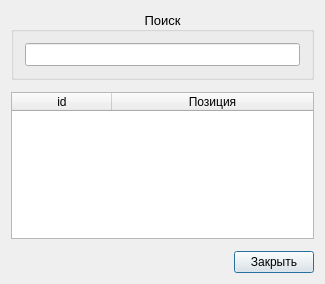
<?xml version="1.0" encoding="UTF-8"?>
<ui version="4.0">
 <class>PositionsForm</class>
 <widget class="QDialog" name="PositionsForm">
  <property name="geometry">
   <rect>
    <x>0</x>
    <y>0</y>
    <width>325</width>
    <height>284</height>
   </rect>
  </property>
  <property name="windowTitle">
   <string>PositionsForm</string>
  </property>
  <layout class="QVBoxLayout" name="verticalLayout">
   <property name="spacing">
    <number>12</number>
   </property>
   <item>
    <widget class="QGroupBox" name="search_GBox">
     <property name="font">
      <font>
       <pointsize>10</pointsize>
      </font>
     </property>
     <property name="title">
      <string>Поиск</string>
     </property>
     <property name="alignment">
      <set>Qt::AlignCenter</set>
     </property>
     <layout class="QHBoxLayout" name="horizontalLayout_2">
      <item>
       <widget class="QLineEdit" name="search_lineEdit">
        <property name="font">
         <font>
          <pointsize>10</pointsize>
         </font>
        </property>
       </widget>
      </item>
     </layout>
    </widget>
   </item>
   <item>
    <widget class="QTableWidget" name="positionsTable">
     <property name="contextMenuPolicy">
      <enum>Qt::CustomContextMenu</enum>
     </property>
     <property name="alternatingRowColors">
      <bool>true</bool>
     </property>
     <property name="selectionMode">
      <enum>QAbstractItemView::SingleSelection</enum>
     </property>
     <property name="selectionBehavior">
      <enum>QAbstractItemView::SelectRows</enum>
     </property>
     <property name="verticalScrollMode">
      <enum>QAbstractItemView::ScrollPerPixel</enum>
     </property>
     <property name="horizontalScrollMode">
      <enum>QAbstractItemView::ScrollPerPixel</enum>
     </property>
     <attribute name="horizontalHeaderStretchLastSection">
      <bool>true</bool>
     </attribute>
     <column>
      <property name="text">
       <string>id</string>
      </property>
     </column>
     <column>
      <property name="text">
       <string>Позиция</string>
      </property>
     </column>
    </widget>
   </item>
   <item>
    <layout class="QHBoxLayout" name="horizontalLayout">
     <item>
      <spacer name="horizontalSpacer">
       <property name="orientation">
        <enum>Qt::Horizontal</enum>
       </property>
       <property name="sizeHint" stdset="0">
        <size>
         <width>40</width>
         <height>20</height>
        </size>
       </property>
      </spacer>
     </item>
     <item>
      <widget class="QPushButton" name="close_btn">
       <property name="text">
        <string>Закрыть</string>
       </property>
      </widget>
     </item>
    </layout>
   </item>
  </layout>
 </widget>
 <layoutdefault spacing="6" margin="11"/>
 <resources/>
 <connections>
  <connection>
   <sender>close_btn</sender>
   <signal>clicked()</signal>
   <receiver>PositionsForm</receiver>
   <slot>close()</slot>
   <hints>
    <hint type="sourcelabel">
     <x>314</x>
     <y>273</y>
    </hint>
    <hint type="destinationlabel">
     <x>295</x>
     <y>271</y>
    </hint>
   </hints>
  </connection>
  <connection>
   <sender>search_lineEdit</sender>
   <signal>textEdited(QString)</signal>
   <receiver>PositionsForm</receiver>
   <slot>searchPositionsSlot()</slot>
   <hints>
    <hint type="sourcelabel">
     <x>154</x>
     <y>45</y>
    </hint>
    <hint type="destinationlabel">
     <x>109</x>
     <y>259</y>
    </hint>
   </hints>
  </connection>
 </connections>
 <slots>
  <slot>searchPositionsSlot()</slot>
 </slots>
</ui>
